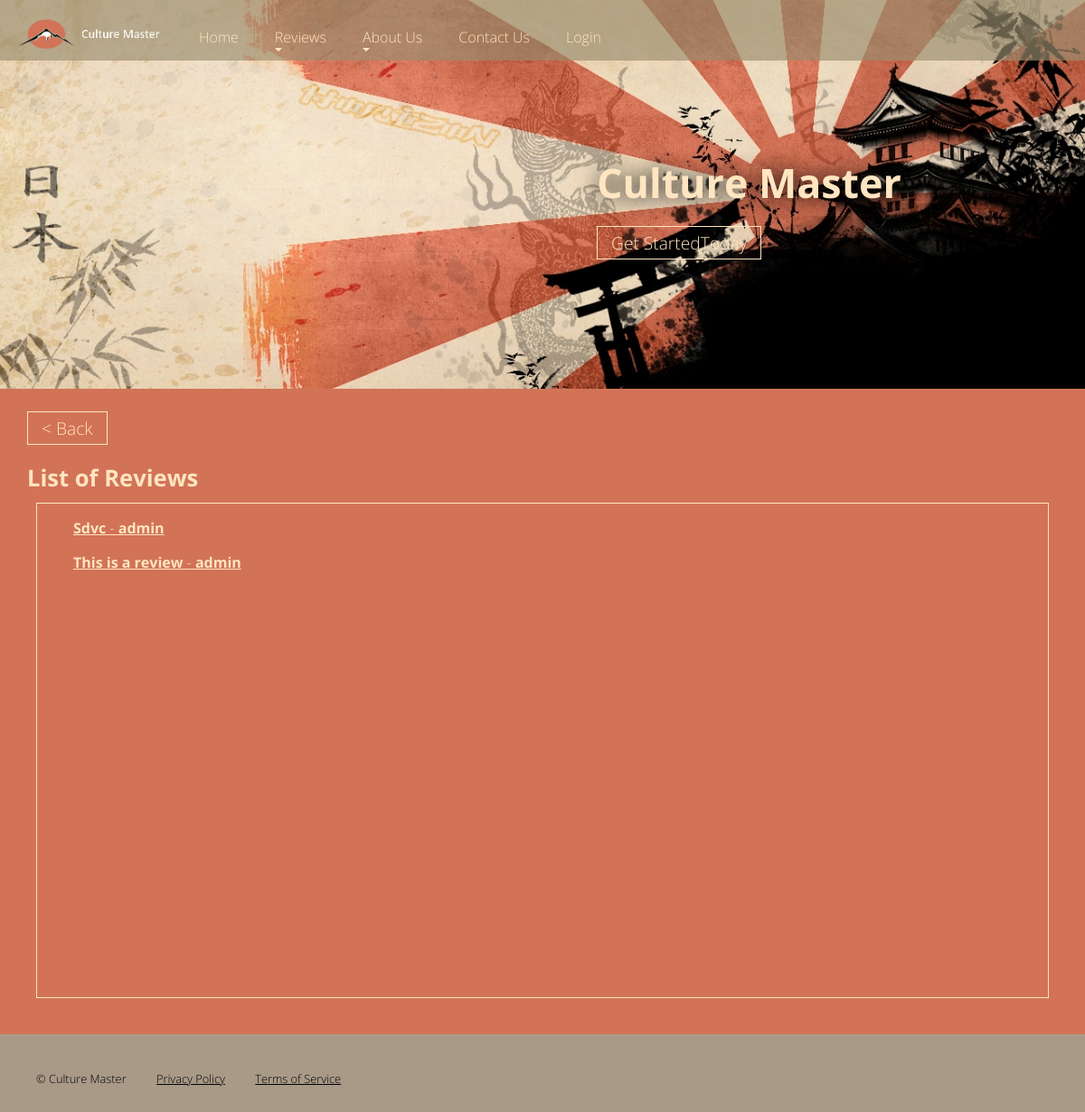
/home/reviews/, run on an earlier commit of the app's database.
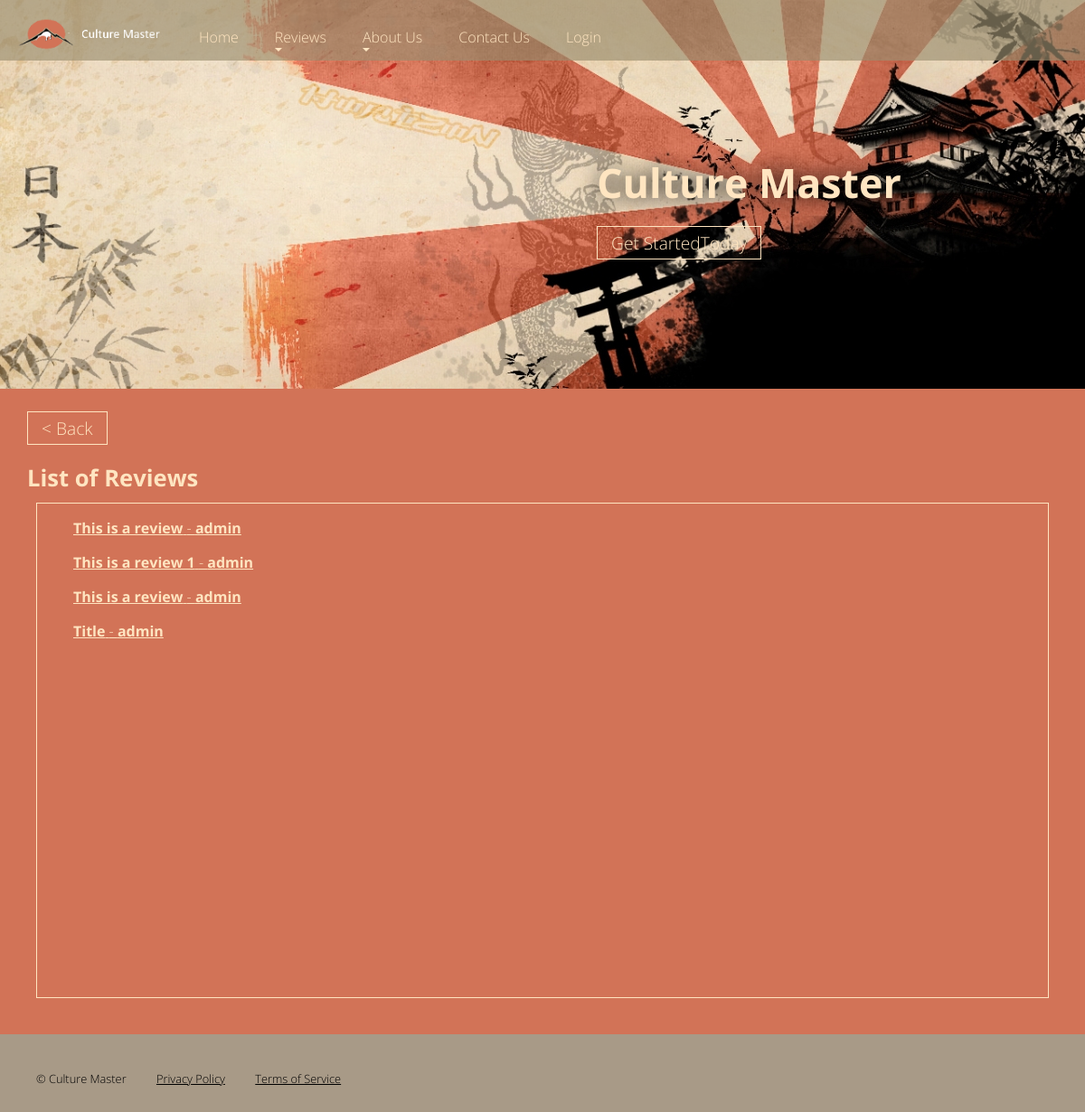
And on a later commit of the database.
### home/models.py (models this page shows, shortened)
class Review(models.Model):
    title = models.CharField(max_length=50)
    content = models.CharField(max_length=4096)
    poster = models.ForeignKey(settings.AUTH_USER_MODEL, on_delete=models.SET_NULL, null=True)
    posted = models.CharField(max_length=150, default=timezone.now)
    image = models.ImageField(upload_to='review_Images/')
    readonly_fields=('posted', 'poster')

### home/views.py (the view)
# urls.py: path('reviews/', views.ReviewsListViewStandard.as_view(), name='reviews_list_strd'),
class ReviewsListViewStandard(generic.ListView):
    model = Review
    template_name = 'home/reviews_list_standard.html'
    paginate_by = 10

### home/templates/home/reviews_list_standard.html (shortened to what this page needs)
{% extends "base.html" %}
{% load static %}
{% block content %}
<section class="about">
  <article>
    <a id="BackButton"></a>
    <h2 class="breakBefore">List of Reviews</h2>
    <div class="map">
      <div id="mapp">
        {% if review_list %}
        <ul>
          {% for i in review_list %}
          <div class="tourname">
            <a href="{% url 'review_detail' i.id %}">
              <p><strong>{{ i.title|capfirst }}</strong> - <strong>{{i.poster}}</strong></p>
            </a>
          </div>
          {% endfor %}
          <br>
        </ul>
        {% else %}
        <p>There are no reviews to display.</p>
        {% endif %}
      </div>
    </div>
  </article>
</section>
{% endblock %}

### home/templates/base.html (shortened to what this page needs)
{% load static %}
<!DOCTYPE HTML>
<html>
  <head>
    <link rel="stylesheet" type="text/css" media="screen" href="{% static 'css/css.css' %}">
  </head>
  <body>
    <div id="page">
      <header>
        <div>
          <div class="hero">
            <h1>Culture Master</h1><a id="titleButton" title="Get Started" href="{% url 'reviews_list_strd' %}">Get Started<span>Today</span></a>
          </div>
        </div>
      </header>
      {% block content %}
      {% endblock %}
      <nav id="Navi">
        <a class="logo" title="Culture Master" href="{% url 'home' %}"><span>Culture Master</span></a>
        <ul>
          <li><a title="Home" href="{% url 'home' %}">Home</a></li>
          <li><a title="Reviews" href="{% url 'reviews_list_strd' %}" aria-haspopup="true">Reviews</a>
          </li>
          <li><a title="About Us" href="{% url 'history' %}" aria-haspopup="true">About Us</a>
          </li>
          <li><a title="Contact Us" href="{% url 'contact' %}">Contact Us</a></li>
          {% if user.is_authenticated %}
             <li>
             <a href="{% url 'logged_out_user'%}?next={{request.path}}">User: {{ user.get_username }} - Logout</a></li>
           {% else %}
             <li><a href="{% url 'login'%}?next={{request.path}}">Login</a></li>
           {% endif %}
        </ul>
      </nav>
      <footer>
        <div>
          &copy; Culture Master
          <div class="content">
            <a title="Privacy Policy" href="{% url 'privacyPolicy' %}">Privacy Policy</a>
            <a title="Terms of Service" href="{% url 'termsOfService' %}">Terms of Service</a>
          </div>
        </div>
      </footer>
    </div>
  </body>
</html>

### static/css/css.css (style rules this page uses)
body, input, textarea { font-family: 'Open Sans', sans-serif; font-size: 16px; font-weight: 300; color: #ffe5c1; margin: 0; padding: 0; }
html { background-color: #A89A87 }
#page { max-width: 1200px; margin: 0 auto; position: relative; }
h1 { margin: 0 0 1em 0; font-size: 2.8em; font-weight: 700; }
h2 { margin: 0 0 .5em 0; font-size: 1.6em; font-weight: 700; line-height: 1.1em; }
p { margin: 0 0 1em 0; }
a { color: #ffe5c1 }
.btn, #titleButton { font-family: 'Open Sans', sans-serif; font-size: 1.2em; text-decoration: none; color: #ffe5c1; border: 1px solid #ffe5c1; padding: 4px 15px; transition: background-color .5s; }
.btn { background-color: rgba(0, 0, 0, 0); }
.map { border: 1px solid #ffe5c1; margin: 10px; }
#mapp { height: 530px; display: block; margin: auto; }
header { height: 430px; background: #1F1F1F url(../images/banner_1200.jpg) no-repeat center bottom; position: relative; }
header div.hero { position: absolute; width: 42%; top: 180px; left: 55%; }
header div.hero h1 { line-height: 1em; margin: 0 0 30px 0; color: #ffe5c1; filter: drop-shadow(0 0 0.75rem #030303); }
section { padding: 0 30px; }
section::after { content: ''; display: block; clear: both; }
section.atmo, section.about { background-color: #D27357; padding-top: 30px; padding-bottom: 30px; color: #ffe5c1 }
nav { background-color: rgba(155, 143, 113, .66); position: fixed; top: 0; padding: 20px 0 0 0; width: 100%; max-width: 1200px; left: 50%; transform: translateX(-50%); }
nav a.logo { z-index: 1; position: fixed; display: block; width: 160px; height: 50px; background: url(../images/Logo1.png) no-repeat 0 0; background-size: contain; top: 15px; left: 20px; }
nav::after { content: ''; display: block; clear: both; }
nav ul { list-style: none; margin: 0; padding: 0; }
nav ul li a { display: inline-block; color: #ffe5c1; padding: 10px 20px; text-decoration: none; width: 125px; position: relative; }
nav>ul { padding-left: 200px; }
nav>ul>li { float: left; }
nav>ul>li>a { width: auto; padding: 10px 20px 15px 20px; }
nav a[aria-haspopup="true"]::after { content: ''; display: block; width: 0; height: 0; position: absolute; top: 16px; right: 15px; border-top: 4px solid transparent; border-bottom: 4px solid transparent; border-left: 4px solid #ffe5c1; }
nav>ul>li>a[aria-haspopup="true"]::after { left: 20px; right: auto; bottom: 6px; top: auto; border-left: 4px solid transparent; border-right: 4px solid transparent; border-top: 4px solid #ffe5c1; }
footer { font-size: 0.8em; margin: 40px; color: #000000; }
footer .content { display: inline; }
footer a { margin-left: 30px; color: #000000; }
.breakBefore::before { content: '\A'; display: block; clear: both; white-space: pre; }

What changed in the data, as far as the page shows it:
removed Review: title "Sdvc", poster "admin"
added Review: title "This is a review 1", poster "admin"
added Review: title "This is a review", poster "admin"
added Review: title "Title", poster "admin"
